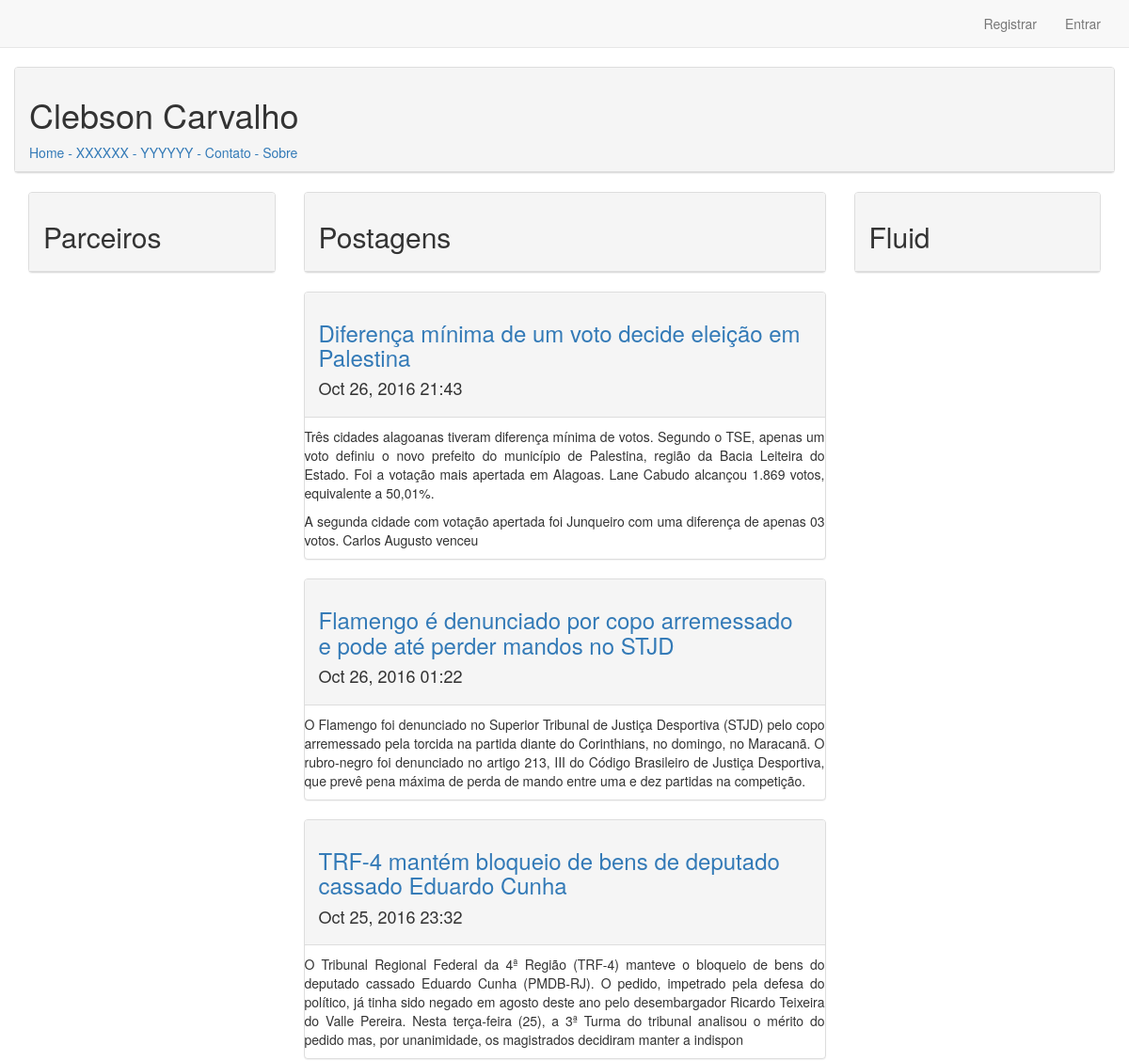
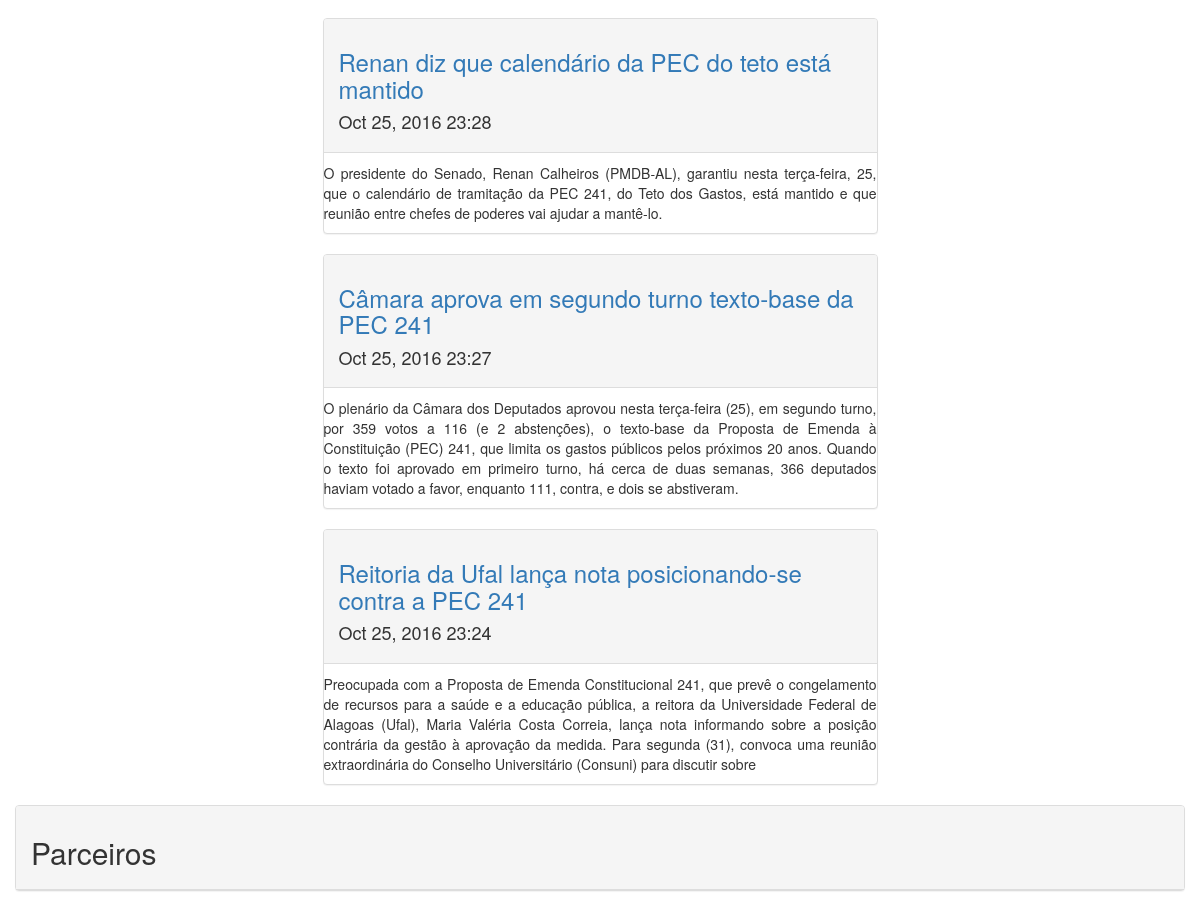
The page / on the database its author committed (2 pictures, top to bottom).
### blogs/models.py (models this page shows, shortened)
class BlogPost(models.Model):
    titulo = models.CharField(max_length=200)
    texto = models.TextField()
    textResumo = models.TextField(max_length=400, null=True)
    dataAdd = models.DateTimeField(auto_now_add=True)
    usuario = models.ForeignKey(User)

### blogs/views.py (the view)
# urls.py: url(r'^$', views.posts, name='posts'),
def posts(request):
    posts = BlogPost.objects.order_by('-dataAdd')
    context = {'posts': posts}
    return render(request, 'blogs/posts.html', context)

### blogs/templates/blogs/posts.html
{% extends "blogs/base.html" %}
{% block header %}
	<div class="panel panel-default">
            <div class="panel-heading">
    		<h2>Postagens</h2>
	    </div>
	</div>
{% endblock header %}
{% block content %}
    {% for post in posts %}
        <div class="panel panel-default">
            <div class="panel-heading">
                <h3>
                    <a href="{% url 'blogs:detailPost' post.id%}">{{ post.titulo }}</a>
                </h3>
                <h4>
                    {{ post.dataAdd|date:'M d, Y H:i' }}
                </h4>
            </div>
            <div align="justify">
                <p>
                    {{ post.textResumo|linebreaks }}
                </p>
            </div>
        </div>
    {% empty %}
        <h5>
            Sem postagens.
        </h5>
    {% endfor %}
{% endblock content%}

### rows shown on the page
BlogPost: titulo "Diferença mínima de um voto decide eleição em Palestina", dataAdd "Oct 26, 2016 21:43", textResumo "Três cidades alagoanas tiveram diferença mínima de votos. Segundo o TSE, apenas um voto definiu o novo prefeito do município de Palestina, região da Bacia Leiteira do Estado. Foi a votação mais apertada em Alagoas. Lane Cabudo alcançou 1.869 votos, equivalente a 50,01%. A segunda cidade com votação apertada foi Junqueiro com uma diferença de apenas 03 votos. Carlos Augusto venceu"
BlogPost: titulo "Flamengo é denunciado por copo arremessado e pode até perder mandos no STJD", dataAdd "Oct 26, 2016 01:22", textResumo "O Flamengo foi denunciado no Superior Tribunal de Justiça Desportiva (STJD) pelo copo arremessado pela torcida na partida diante do Corinthians, no domingo, no Maracanã. O rubro-negro foi denunciado no artigo 213, III do Código Brasileiro de Justiça Desportiva, que prevê pena máxima de perda de mando entre uma e dez partidas na competição."
BlogPost: titulo "TRF-4 mantém bloqueio de bens de deputado cassado Eduardo Cunha", dataAdd "Oct 25, 2016 23:32", textResumo "O Tribunal Regional Federal da 4ª Região (TRF-4) manteve o bloqueio de bens do deputado cassado Eduardo Cunha (PMDB-RJ). O pedido, impetrado pela defesa do político, já tinha sido negado em agosto deste ano pelo desembargador Ricardo Teixeira do Valle Pereira. Nesta terça-feira (25), a 3ª Turma do tribunal analisou o mérito do pedido mas, por unanimidade, os magistrados decidiram manter a indispon"
BlogPost: titulo "Renan diz que calendário da PEC do teto está mantido", dataAdd "Oct 25, 2016 23:28", textResumo "O presidente do Senado, Renan Calheiros (PMDB-AL), garantiu nesta terça-feira, 25, que o calendário de tramitação da PEC 241, do Teto dos Gastos, está mantido e que reunião entre chefes de poderes vai ajudar a mantê-lo."
BlogPost: titulo "Câmara aprova em segundo turno texto-base da PEC 241", dataAdd "Oct 25, 2016 23:27", textResumo "O plenário da Câmara dos Deputados aprovou nesta terça-feira (25), em segundo turno, por 359 votos a 116 (e 2 abstenções), o texto-base da Proposta de Emenda à Constituição (PEC) 241, que limita os gastos públicos pelos próximos 20 anos. Quando o texto foi aprovado em primeiro turno, há cerca de duas semanas, 366 deputados haviam votado a favor, enquanto 111, contra, e dois se abstiveram."
BlogPost: titulo "Reitoria da Ufal lança nota posicionando-se contra a PEC 241", dataAdd "Oct 25, 2016 23:24", textResumo "Preocupada com a Proposta de Emenda Constitucional 241, que prevê o congelamento de recursos para a saúde e a educação pública, a reitora da Universidade Federal de Alagoas (Ufal), Maria Valéria Costa Correia, lança nota informando sobre a posição contrária da gestão à aprovação da medida. Para segunda (31), convoca uma reunião extraordinária do Conselho Universitário (Consuni) para discutir sobre"
